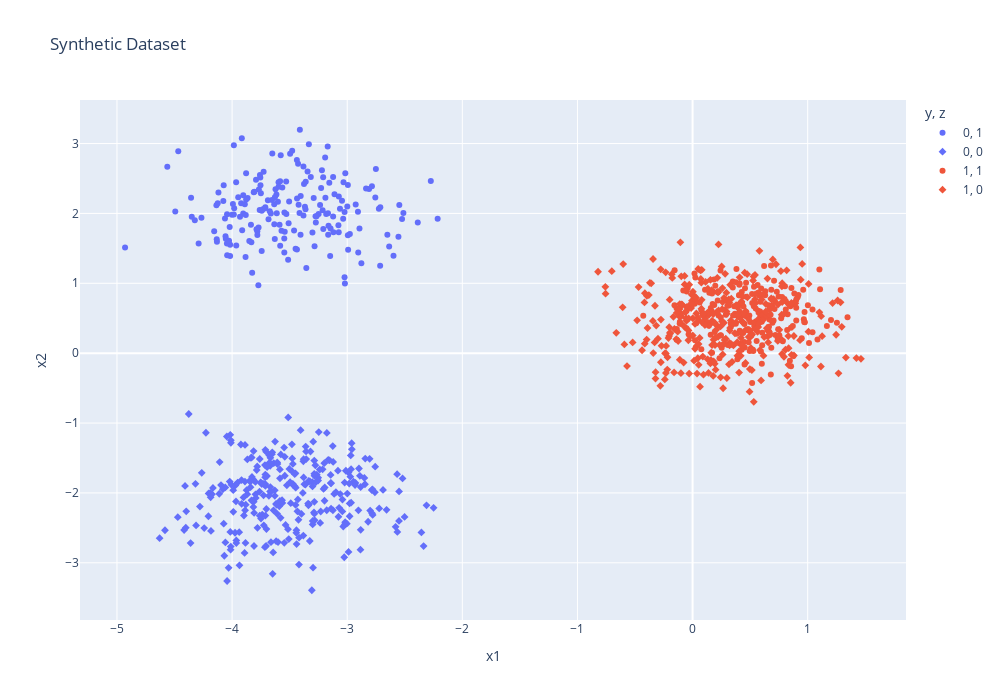

Write notebook code for a chart like this one.
### Code cell
df = dataset.data
df[['y', 'z']] = df[['y', 'z']].astype('str')
px.scatter(df, x='x1', y='x2', color='y', symbol='z', width=1000, height=700, title=f'{dataset.name.capitalize()} Dataset')

### Figure 1 — Plotly figure (JSON) as saved in the notebook; plotly's stock layout.template omitted (floating-point values rounded to 4 significant figures; data arrays with more than 128 entries replaced by an {"elided": "..."} marker saying what was removed)
{"data": [{"hovertemplate": "y=0<br>z=1<br>x1=%{x}<br>x2=%{y}<extra></extra>", "legendgroup": "0, 1", "marker": {"color": "#636efa", "symbol": "circle"}, "mode": "markers", "name": "0, 1", "orientation": "v", "showlegend": true, "type": "scatter", "x": {"elided": "191 float values"}, "xaxis": "x", "y": {"elided": "191 float values"}, "yaxis": "y"}, {"hovertemplate": "y=0<br>z=0<br>x1=%{x}<br>x2=%{y}<extra></extra>", "legendgroup": "0, 0", "marker": {"color": "#636efa", "symbol": "diamond"}, "mode": "markers", "name": "0, 0", "orientation": "v", "showlegend": true, "type": "scatter", "x": {"elided": "296 float values"}, "xaxis": "x", "y": {"elided": "296 float values"}, "yaxis": "y"}, {"hovertemplate": "y=1<br>z=1<br>x1=%{x}<br>x2=%{y}<extra></extra>", "legendgroup": "1, 1", "marker": {"color": "#EF553B", "symbol": "circle"}, "mode": "markers", "name": "1, 1", "orientation": "v", "showlegend": true, "type": "scatter", "x": {"elided": "204 float values"}, "xaxis": "x", "y": {"elided": "204 float values"}, "yaxis": "y"}, {"hovertemplate": "y=1<br>z=0<br>x1=%{x}<br>x2=%{y}<extra></extra>", "legendgroup": "1, 0", "marker": {"color": "#EF553B", "symbol": "diamond"}, "mode": "markers", "name": "1, 0", "orientation": "v", "showlegend": true, "type": "scatter", "x": {"elided": "309 float values"}, "xaxis": "x", "y": {"elided": "309 float values"}, "yaxis": "y"}], "layout": {"height": 700, "legend": {"title": {"text": "y, z"}, "tracegroupgap": 0}, "title": {"text": "Synthetic Dataset"}, "width": 1000, "xaxis": {"anchor": "y", "domain": [0, 1], "title": {"text": "x1"}}, "yaxis": {"anchor": "x", "domain": [0, 1], "title": {"text": "x2"}}}}
